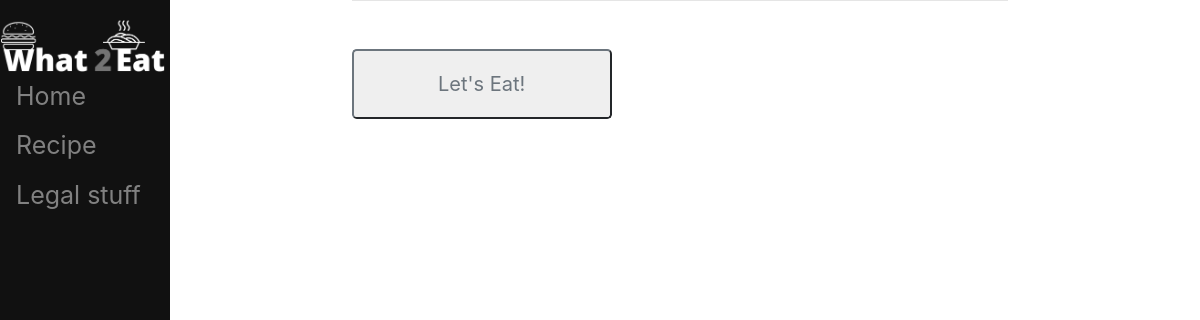
The app's page /, older data.
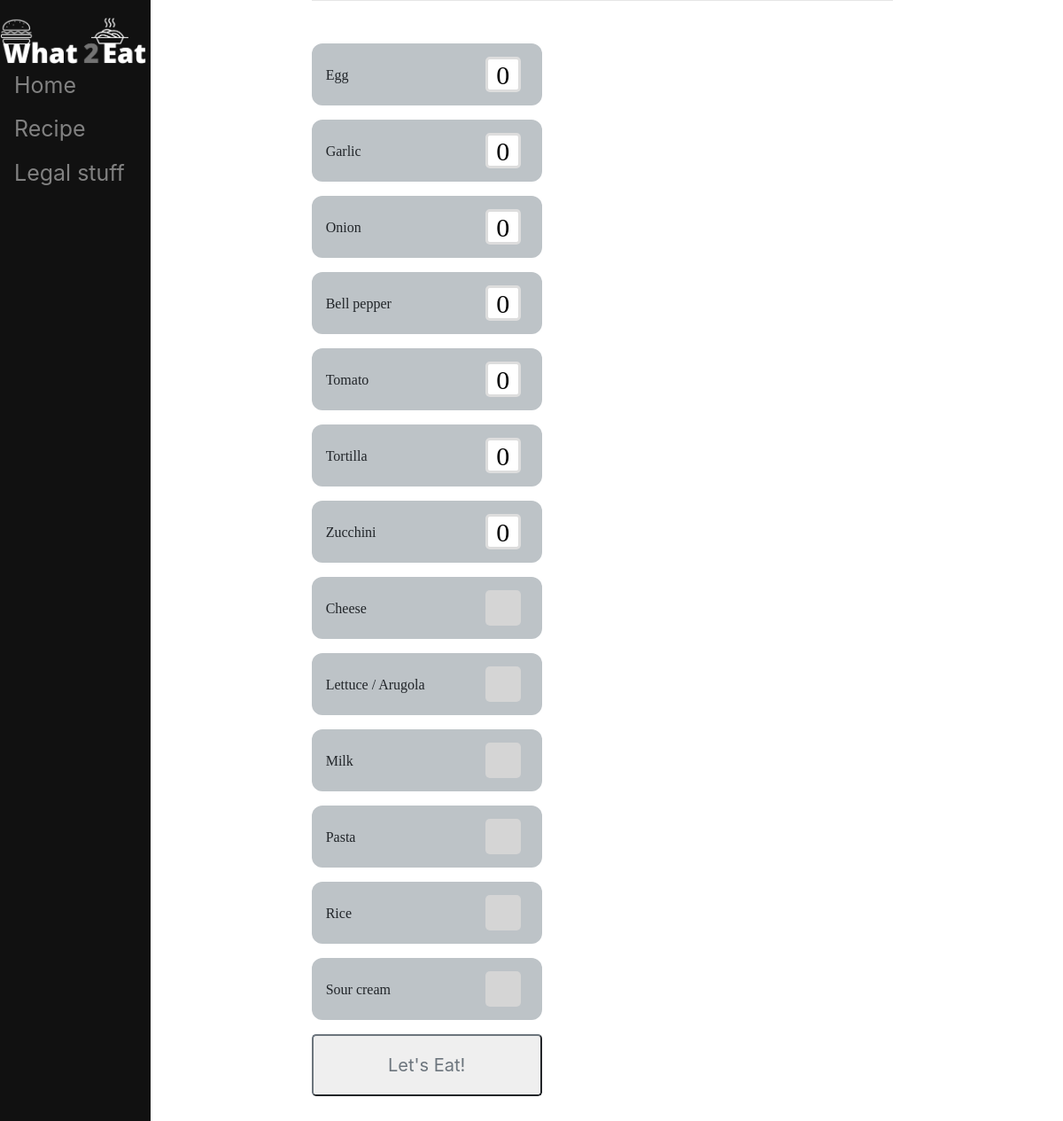
The same page, newer data.
### App/models.py (models this page shows, shortened)
class ProductsQuan(models.Model):
    name = models.CharField(max_length=100)
    quantity = models.IntegerField(default=0)

class ProductsNonQuan(models.Model):
    name = models.CharField(max_length=100)
    owned = models.BooleanField(default=False)

### App/views.py (the view, shortened to what this page needs)
# urls.py: path("", views.homepage, name='homepage'),
def homepage(response):
    products_quan = models.ProductsQuan.objects.all()
    products_nonquan = models.ProductsNonQuan.objects.all()
    context = {
        'products_quan': products_quan,
        'products_nonquan': products_nonquan,
    }
    return render(response, 'App/home.html', context)

### App/templates/App/home.html (shortened to what this page needs)
<!DOCTYPE html>
{% extends 'App/base.html' %}
{% load static %}
{% block content %}
    <form method="post" action="">
    {% for item in products_quan %}
    <div class="itemwrapper mb-3">
        <div class="text ml-3" label for="name">{{item.name}}</div>
        <div class="number-input mr-4">
            <input class="quantity" min="0" max="99" name="q{{item.id}}" value="0" type="number">
        </div>
    </div>
    {% endfor %}
    {% for item in products_nonquan %}
    <div class="itemwrapper mb-3">
        <div class="text ml-3" label for="name">{{item.name}}</div>
        <div class="box-input mr-4">
            <input type="checkbox" name="c{{item.id}}" value="clicked" >
        </div>
    </div>
    {% endfor %}
    <button type="sumbit" value="save" name="save" class="btn-lg btn-outline-secondary mb-5">Let's Eat!</button>
    </form>
{% endblock %}

### App/templates/App/base.html (shortened to what this page needs)
<!DOCTYPE html>
{% load static %}
<html>
<head>
    <link rel="stylesheet" href="https://cdn.jsdelivr.net/npm/bootstrap@4.3.1/dist/css/bootstrap.min.css"
>
    <link rel="stylesheet" href="https://cdnjs.cloudflare.com/ajax/libs/font-awesome/5.13.0/css/all.min.css">
</head>
<body>
    <div class="sidenav">
        <img src="{% static 'App/img/logo.png' %}" alt="logo" width="165">
        <a href="/">Home</a>
        <a href="/recipe">Recipe</a>
        <a href="/copyrights">Legal stuff</a>
    </div>
    <div id="content", name="content", class="main">
        <div class="row justify-content-center">
            <div class="col-8">
                {% block content %}
                {% endblock %}
            </div>
        </div>
    </div>
</body>
</html>

### App/templates/App/base.html (style rules this page uses)
.sidenav { height:100%; width:170px; position: fixed; z-index:1; top:0; Left:0; background-color:#111; overflow-x: :hidden; padding-top:20px; }
.sidenav a { padding:6px 8px 6px 16px; text-decoration: none; font-size:25px; color: #818181; display:block; }
.main { margin-left:160px; padding:0px 20px; }
input[type="checkbox"] { appearance:none; -webkit-appearance:none; height:40px; width:40px; background-color: #d5d5d5; border-radius:5px; cursor:pointer; display:flex; align-items:center; justify-content:center; }
input[type="checkbox"]:after { font-family:"Font Awesome 5 Free"; font-weight:700; content: "\f00c"; font-size:30px; color:white; display:none; }
.itemwrapper { font-family:"Font Awesome 5 Free"; height:70px; width:260px; display:flex; align-items:center; justify-content:space-between; background:#BDC3C7; border-radius:12px; margin-light:20px; }
input[type="number"] { -webkit-appearance: textfield; -moz-appearance: textfield; appearance: textfield; }
.number-input { display: flex; }
.number-input input[type=number] { font-family: "Font Awesome 5 Free"; width: 40px; border: solid #ddd; border-radius:5px; font-size: 30px; height: 40px; font-weight: 400; text-align: center; }
.btn-outline-secondary { height:70px; width:260px; }

Row changes from the older to the newer data that the page shows:
added ProductsQuan: name "Egg"
added ProductsQuan: name "Garlic"
added ProductsQuan: name "Onion"
added ProductsQuan: name "Bell pepper"
added ProductsQuan: name "Tomato"
added ProductsQuan: name "Tortilla"
added ProductsQuan: name "Zucchini"
added ProductsNonQuan: name "Cheese"
added ProductsNonQuan: name "Lettuce / Arugola"
added ProductsNonQuan: name "Milk"
added ProductsNonQuan: name "Pasta"
added ProductsNonQuan: name "Rice"
added ProductsNonQuan: name "Sour cream"
